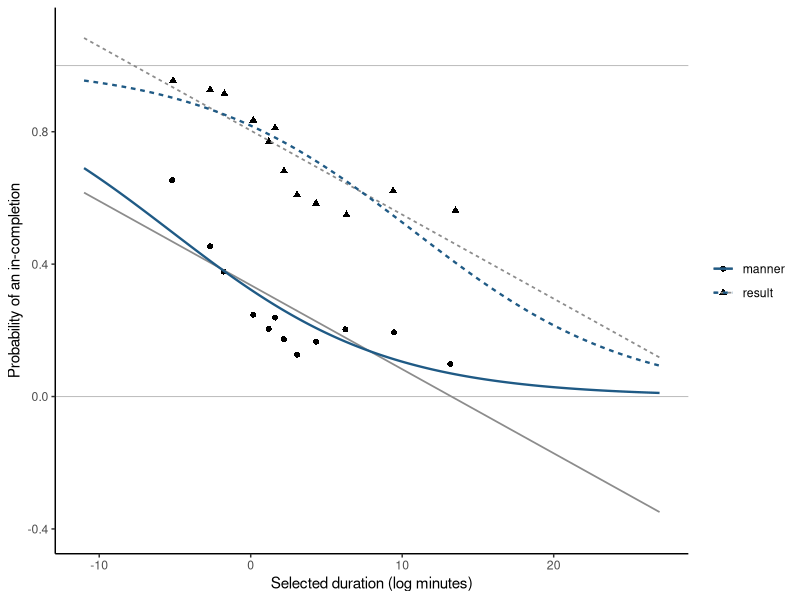

Reproduce this figure in R.
## ---- chunk 1
#| label: load-supertelicity
#| echo: true
st <- read.csv("data/supertelicity/supertelicity-cloze.csv")
stopifnot(nrow(st) == 9160L, all(st$prep_in %in% 0:1))
st$verb_type <- factor(st$verb_type, levels = c("manner", "result"))
st$duration_centered <- st$log_duration_minutes -
  mean(st$log_duration_minutes, na.rm = TRUE)
st_duration <- st[!is.na(st$duration_centered), ]
stopifnot(
  sum(st$clause_type == "episodic") == 5380L,
  sum(st$clause_type == "generic") == 3780L,
  all(!is.na(st$log_duration_minutes[st$clause_type == "episodic"])),
  all(is.na(st$log_duration_minutes[st$clause_type == "generic"]))
)
c(rows = nrow(st), duration_rows = nrow(st_duration),
  participants = length(unique(st$participant_id)),
  sentences = length(unique(st$sentence_id)))
## ---- chunk 2
#| label: inspect-one-supertelicity-row
st[1L, c(
  "participant_id", "sentence_id", "verb", "verb_type",
  "contentfulness", "clause_type", "preposition", "prep_in", "numeral",
  "time_unit", "log_duration_minutes"
)]
## ---- chunk 3
#| label: fit-support-models
#| echo: true
lpm <- lm(prep_in ~ duration_centered + verb_type, data = st_duration)
logit_fit <- glm(prep_in ~ duration_centered + verb_type,
                 family = binomial(link = "logit"), data = st_duration)
grid <- expand.grid(
  duration_centered = seq(min(st_duration$duration_centered),
                          max(st_duration$duration_centered), length.out = 201L),
  verb_type = levels(st_duration$verb_type)
)
grid$log_duration_minutes <- grid$duration_centered +
  mean(st$log_duration_minutes, na.rm = TRUE)
grid$linear <- predict(lpm, newdata = grid)
grid$logistic <- predict(logit_fit, newdata = grid, type = "response")
breaks <- unique(quantile(st_duration$log_duration_minutes,
                          probs = seq(0, 1, length.out = 13L)))
st_duration$duration_bin <- cut(st_duration$log_duration_minutes,
                                breaks, include.lowest = TRUE)
binned <- aggregate(cbind(prep_in, log_duration_minutes) ~ duration_bin + verb_type,
                    st_duration, mean)
range(grid$linear)
## ---- chunk 4
#| label: plot-support-models
#| echo: true
library(ggplot2)
ggplot() +
  geom_hline(yintercept = c(0, 1), color = "grey75", linewidth = .35) +
  geom_point(data = binned,
             aes(log_duration_minutes, prep_in, shape = verb_type), size = 1.7) +
  geom_line(data = grid, aes(log_duration_minutes, linear, linetype = verb_type),
            color = "grey55", linewidth = .6) +
  geom_line(data = grid, aes(log_duration_minutes, logistic, linetype = verb_type),
            color = "#1F5A85", linewidth = .8) +
  coord_cartesian(ylim = c(-.4, 1.1)) +
  labs(x = "Selected duration (log minutes)",
       y = "Probability of an in-completion", shape = NULL, linetype = NULL) +
  theme_classic()
